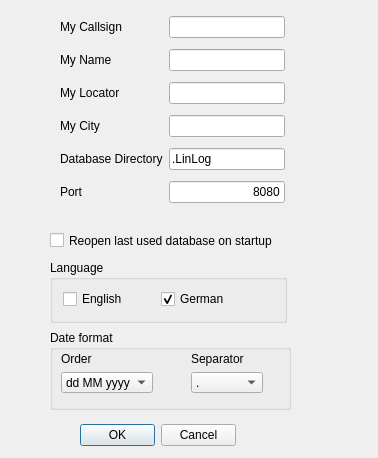
<ui version="4.0" >
 <class>Setup</class>
 <widget class="QDialog" name="Dialog" >
  <property name="geometry" >
   <rect>
    <x>0</x>
    <y>0</y>
    <width>378</width>
    <height>458</height>
   </rect>
  </property>
  <property name="sizePolicy" >
   <sizepolicy vsizetype="Fixed" hsizetype="Fixed" >
    <horstretch>0</horstretch>
    <verstretch>0</verstretch>
   </sizepolicy>
  </property>
  <property name="windowTitle" >
   <string>General Settings</string>
  </property>
  <property name="windowIcon" >
   <iconset>../../../.designer/backup</iconset>
  </property>
  <widget class="QDialogButtonBox" name="buttonBox" >
   <property name="geometry" >
    <rect>
     <x>80</x>
     <y>420</y>
     <width>156</width>
     <height>31</height>
    </rect>
   </property>
   <property name="orientation" >
    <enum>Qt::Horizontal</enum>
   </property>
   <property name="standardButtons" >
    <set>QDialogButtonBox::Cancel|QDialogButtonBox::NoButton|QDialogButtonBox::Ok</set>
   </property>
   <property name="centerButtons" >
    <bool>false</bool>
   </property>
  </widget>
  <widget class="QGroupBox" name="groupBox_2" >
   <property name="geometry" >
    <rect>
     <x>50</x>
     <y>330</y>
     <width>241</width>
     <height>80</height>
    </rect>
   </property>
   <property name="title" >
    <string>Date format</string>
   </property>
   <widget class="QLabel" name="label_6" >
    <property name="geometry" >
     <rect>
      <x>11</x>
      <y>21</y>
      <width>92</width>
      <height>16</height>
     </rect>
    </property>
    <property name="text" >
     <string>Order</string>
    </property>
   </widget>
   <widget class="QComboBox" name="dateOrder" >
    <property name="geometry" >
     <rect>
      <x>11</x>
      <y>42</y>
      <width>92</width>
      <height>21</height>
     </rect>
    </property>
    <property name="currentIndex" >
     <number>0</number>
    </property>
    <property name="maxVisibleItems" >
     <number>3</number>
    </property>
    <item>
     <property name="text" >
      <string>dd MM yyyy</string>
     </property>
    </item>
    <item>
     <property name="text" >
      <string>MM dd yyyy</string>
     </property>
    </item>
    <item>
     <property name="text" >
      <string>yyyy MM dd</string>
     </property>
    </item>
   </widget>
   <widget class="QLabel" name="label_7" >
    <property name="geometry" >
     <rect>
      <x>141</x>
      <y>21</y>
      <width>72</width>
      <height>16</height>
     </rect>
    </property>
    <property name="text" >
     <string>Separator</string>
    </property>
   </widget>
   <widget class="QComboBox" name="dateSeparator" >
    <property name="geometry" >
     <rect>
      <x>141</x>
      <y>42</y>
      <width>72</width>
      <height>21</height>
     </rect>
    </property>
    <property name="currentIndex" >
     <number>0</number>
    </property>
    <item>
     <property name="text" >
      <string>.</string>
     </property>
    </item>
    <item>
     <property name="text" >
      <string>-</string>
     </property>
    </item>
    <item>
     <property name="text" >
      <string>/</string>
     </property>
    </item>
   </widget>
  </widget>
  <widget class="QCheckBox" name="reopenDatabase" >
   <property name="geometry" >
    <rect>
     <x>50</x>
     <y>230</y>
     <width>237</width>
     <height>21</height>
    </rect>
   </property>
   <property name="sizePolicy" >
    <sizepolicy vsizetype="Fixed" hsizetype="Fixed" >
     <horstretch>0</horstretch>
     <verstretch>0</verstretch>
    </sizepolicy>
   </property>
   <property name="text" >
    <string>Reopen last used database on startup</string>
   </property>
  </widget>
  <widget class="QGroupBox" name="groupBox" >
   <property name="geometry" >
    <rect>
     <x>50</x>
     <y>260</y>
     <width>237</width>
     <height>63</height>
    </rect>
   </property>
   <property name="sizePolicy" >
    <sizepolicy vsizetype="Fixed" hsizetype="Fixed" >
     <horstretch>0</horstretch>
     <verstretch>0</verstretch>
    </sizepolicy>
   </property>
   <property name="title" >
    <string>Language</string>
   </property>
   <property name="checkable" >
    <bool>false</bool>
   </property>
   <property name="checked" >
    <bool>false</bool>
   </property>
   <widget class="QWidget" name="layoutWidget_1" >
    <property name="geometry" >
     <rect>
      <x>10</x>
      <y>20</y>
      <width>201</width>
      <height>41</height>
     </rect>
    </property>
    <layout class="QHBoxLayout" >
     <property name="spacing" >
      <number>0</number>
     </property>
     <property name="leftMargin" >
      <number>3</number>
     </property>
     <property name="topMargin" >
      <number>1</number>
     </property>
     <property name="rightMargin" >
      <number>3</number>
     </property>
     <property name="bottomMargin" >
      <number>4</number>
     </property>
     <item>
      <widget class="QCheckBox" name="langEn" >
       <property name="text" >
        <string>English</string>
       </property>
       <property name="autoExclusive" >
        <bool>true</bool>
       </property>
      </widget>
     </item>
     <item>
      <widget class="QCheckBox" name="langDe" >
       <property name="text" >
        <string>German</string>
       </property>
       <property name="checked" >
        <bool>true</bool>
       </property>
       <property name="autoExclusive" >
        <bool>true</bool>
       </property>
      </widget>
     </item>
    </layout>
   </widget>
  </widget>
  <widget class="QWidget" name="layoutWidget" >
   <property name="geometry" >
    <rect>
     <x>60</x>
     <y>11</y>
     <width>225</width>
     <height>198</height>
    </rect>
   </property>
   <layout class="QGridLayout" >
    <item row="0" column="0" >
     <widget class="QLabel" name="label" >
      <property name="text" >
       <string>My Callsign</string>
      </property>
     </widget>
    </item>
    <item row="0" column="1" >
     <widget class="QLineEdit" name="myCallsign" />
    </item>
    <item row="1" column="0" >
     <widget class="QLabel" name="label_5" >
      <property name="text" >
       <string>My Name</string>
      </property>
     </widget>
    </item>
    <item row="1" column="1" >
     <widget class="QLineEdit" name="myName" />
    </item>
    <item row="2" column="0" >
     <widget class="QLabel" name="label_2" >
      <property name="text" >
       <string>My Locator</string>
      </property>
     </widget>
    </item>
    <item row="2" column="1" >
     <widget class="QLineEdit" name="myLocator" />
    </item>
    <item row="3" column="0" >
     <widget class="QLabel" name="label_4" >
      <property name="text" >
       <string>My City</string>
      </property>
     </widget>
    </item>
    <item row="3" column="1" >
     <widget class="QLineEdit" name="myCity" />
    </item>
    <item row="4" column="0" >
     <widget class="QLabel" name="label_3" >
      <property name="text" >
       <string>Database Directory</string>
      </property>
     </widget>
    </item>
    <item row="4" column="1" >
     <widget class="QLineEdit" name="dbDirectory" >
      <property name="text" >
       <string>.LinLog</string>
      </property>
     </widget>
    </item>
    <item row="6" column="0" >
     <widget class="QLabel" name="label_9" >
      <property name="text" >
       <string>Port</string>
      </property>
     </widget>
    </item>
    <item row="6" column="1" >
     <widget class="QLineEdit" name="portNumber" >
      <property name="text" >
       <string>8080</string>
      </property>
      <property name="maxLength" >
       <number>6</number>
      </property>
      <property name="alignment" >
       <set>Qt::AlignRight|Qt::AlignTrailing|Qt::AlignVCenter</set>
      </property>
     </widget>
    </item>
   </layout>
  </widget>
 </widget>
 <resources/>
 <connections>
  <connection>
   <sender>buttonBox</sender>
   <signal>accepted()</signal>
   <receiver>Dialog</receiver>
   <slot>accept()</slot>
   <hints>
    <hint type="sourcelabel" >
     <x>248</x>
     <y>254</y>
    </hint>
    <hint type="destinationlabel" >
     <x>157</x>
     <y>274</y>
    </hint>
   </hints>
  </connection>
  <connection>
   <sender>buttonBox</sender>
   <signal>rejected()</signal>
   <receiver>Dialog</receiver>
   <slot>reject()</slot>
   <hints>
    <hint type="sourcelabel" >
     <x>316</x>
     <y>260</y>
    </hint>
    <hint type="destinationlabel" >
     <x>286</x>
     <y>274</y>
    </hint>
   </hints>
  </connection>
 </connections>
</ui>
